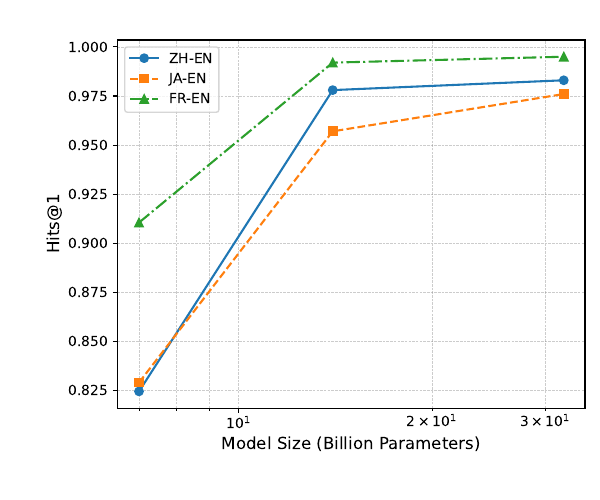

Python code for this plot:
import matplotlib.pyplot as plt

# 模型规模
model_sizes = [7, 14, 32]  # 单位为Billion

# 不同数据集在不同模型规模上的Hits@1指标
hits_at_one_zh = [0.8245,0.978,0.983]  # 数据集A
hits_at_one_ja = [0.829,0.957,0.976]  # 数据集B
hits_at_one_fr = [0.9105,0.992,0.995]  # 数据集C

# 创建图形和坐标轴
fig, ax = plt.subplots(figsize=(6, 5))

# 绘制三条折线
ax.plot(model_sizes, hits_at_one_zh, marker='o', linestyle='-', label='ZH-EN')
ax.plot(model_sizes, hits_at_one_ja, marker='s', linestyle='--', label='JA-EN')
ax.plot(model_sizes, hits_at_one_fr, marker='^', linestyle='-.', label='FR-EN')

# 设置图例
ax.legend()
ax.grid(True, which='both', linestyle='--', linewidth=0.5, color='gray', alpha=0.4)

# 设置横坐标和纵坐标的标签
ax.set_xlabel('Model Size (Billion Parameters)', fontsize=12)
ax.set_ylabel('Hits@1', fontsize=12)

# # 自动调整横纵坐标轴的范围
ax.set_xscale('log')  # 设置横坐标为对数尺度以反映参数规模的变化
# ax.spines['top'].set_visible(False)
# ax.spines['right'].set_visible(False)
# ax.autoscale()
#save
handles, labels = ax.get_legend_handles_labels()
# fig.legend(handles, labels, loc='best', bbox_to_anchor=(0.51, 1.0), ncol=1, fontsize='large')

plt.tight_layout(rect=[0.05, 0.05, 1, 0.95])  # 调整布局留出空间
plt.savefig('chap04_scaling.pdf', format='pdf')